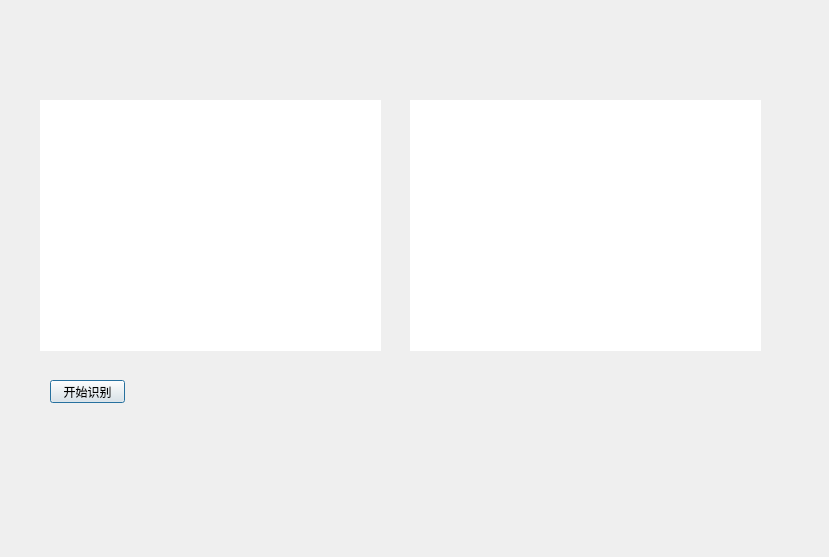
<?xml version="1.0" encoding="UTF-8"?>
<ui version="4.0">
 <class>recognize</class>
 <widget class="QDialog" name="recognize">
  <property name="geometry">
   <rect>
    <x>0</x>
    <y>0</y>
    <width>829</width>
    <height>557</height>
   </rect>
  </property>
  <property name="windowTitle">
   <string>Dialog</string>
  </property>
  <widget class="QLabel" name="show">
   <property name="geometry">
    <rect>
     <x>40</x>
     <y>100</y>
     <width>341</width>
     <height>251</height>
    </rect>
   </property>
   <property name="styleSheet">
    <string notr="true">background-color: rgb(255, 255, 255);</string>
   </property>
   <property name="text">
    <string/>
   </property>
  </widget>
  <widget class="QLabel" name="label_faceId">
   <property name="geometry">
    <rect>
     <x>410</x>
     <y>100</y>
     <width>351</width>
     <height>251</height>
    </rect>
   </property>
   <property name="styleSheet">
    <string notr="true">background-color: rgb(255, 255, 255);</string>
   </property>
   <property name="text">
    <string/>
   </property>
  </widget>
  <widget class="QPushButton" name="start">
   <property name="geometry">
    <rect>
     <x>50</x>
     <y>380</y>
     <width>75</width>
     <height>23</height>
    </rect>
   </property>
   <property name="text">
    <string>开始识别</string>
   </property>
  </widget>
 </widget>
 <resources/>
 <connections/>
</ui>
